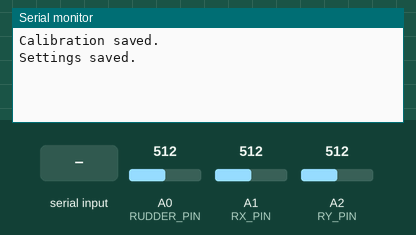
Simulated run of this sketch. Board: SparkFun Pro Micro, built with avr-gcc and run on an emulated ATmega32U4. Parts: the last lines printed to the serial monitor. Inputs (shaded band) come from the test bench; at power-on: A0 (RUDDER_PIN) = 512, A1 (RX_PIN) = 512, A2 (RY_PIN) = 512. EEPROM starts erased; USB keyboard and mouse output is not drawn.

Above: at 1.3 s.
1.4 s: "CAL\n" received over Serial
At 1.59 s:
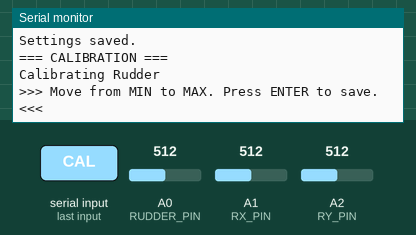
2.9 s: A0 (RUDDER_PIN) set to 716
At 3.09 s:
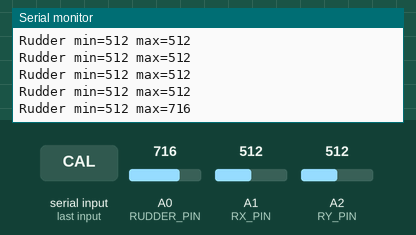
4.4 s: A0 (RUDDER_PIN) set to 900
At 4.6 s:
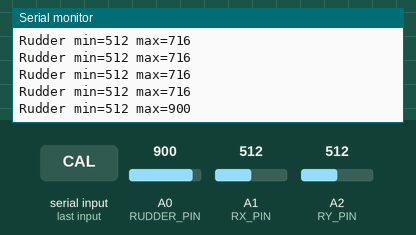
Timing chart, 0 to 7.4 s (numbered marks = the images above; inputs shaded):
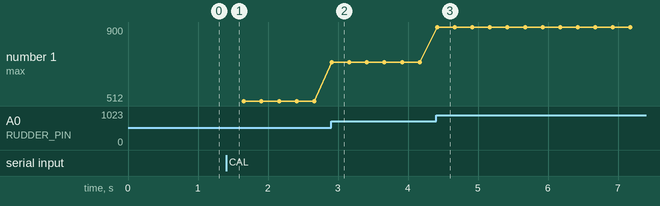

The sketch:

04_Rudder_Pedals.ino
```cpp
/***************************************
  HOTAS Rudder Pedals - Universal Firmware
  - Hardware: Arduino Pro Micro (ATmega32u4)
  - Sensors: Analog A0 (Rudder), A1 (Rx/Left Brake), A2 (Ry/Right Brake).
  - Resolution: +/- 16384.
  - Serial Interface: Calibration, Filters, Hysteresis, Inversions.
***************************************/

// Firmware version, shown by the STATUS command
#define FW_VERSION "2026.10"

#include <Joystick.h>
#include <EEPROM.h>

// -------------------- Hardware Config --------------------
#define SERIAL_BAUD 115200
const int RUDDER_PIN = A0;
const int RX_PIN     = A1;
const int RY_PIN     = A2;

// -------------------- Filters & Smoothing --------------------
float rudderFiltered = 0, rxFiltered = 0, ryFiltered = 0;
int last_rudder = 0, last_rx = 0, last_ry = 0;

// -------------------- Joystick HID --------------------
Joystick_ Joystick(JOYSTICK_DEFAULT_REPORT_ID, JOYSTICK_TYPE_JOYSTICK, 0, 0,
                   false, false, false,   // X, Y, Z
                   true,  true,  false,   // Rx, Ry, Rz
                   true,  false, false,   // Rudder, Throttle, Accelerator
                   false, false);         // Brake, Steering

// -------------------- Persistent Memory --------------------
struct RudderCalibration {
  uint16_t min[3]; // Rudder, Rx, Ry
  uint16_t max[3];
  uint16_t magic;
};

struct SystemSettings {
  uint16_t invRudder, invRx, invRy;
  float alpha1;               // Rudder filter
  float alpha2;               // Toe brakes filter
  uint16_t jitter_threshold;
  uint16_t magic;
};

RudderCalibration currentCalib;
SystemSettings sysSettings;

// Defaults based on old constraints
RudderCalibration defaultCalib = {{390, 453, 424}, {600, 521, 509}, 0xCAFE};
SystemSettings defaultSettings = {1, 1, 1, 0.30, 0.20, 15, 0x112C};

const int EEPROM_CALIB_ADDR = 0;
const int EEPROM_SETTINGS_ADDR = 50;

void saveCalibration() {
  currentCalib.magic = defaultCalib.magic;
  EEPROM.put(EEPROM_CALIB_ADDR, currentCalib);
  Serial.println("Calibration saved.");
}

void loadCalibration() {
  EEPROM.get(EEPROM_CALIB_ADDR, currentCalib);
  if (currentCalib.magic != defaultCalib.magic) {
    currentCalib = defaultCalib;
    saveCalibration();
  }
}

void saveSettings() {
  sysSettings.magic = defaultSettings.magic;
  EEPROM.put(EEPROM_SETTINGS_ADDR, sysSettings);
  Serial.println("Settings saved.");
}

void loadSettings() {
  EEPROM.get(EEPROM_SETTINGS_ADDR, sysSettings);
  if (sysSettings.magic != defaultSettings.magic) {
    sysSettings = defaultSettings;
    saveSettings();
  }
}

// -------------------- Utilities --------------------
int applyHysteresis(int current, int &last, int threshold) {
  if (abs(current - last) >= threshold) last = current;
  return last;
}

void applyAdaptiveEMA(long rawValue, float &filteredValue, float baseAlpha) {
  float diff = abs(rawValue - filteredValue);
  float dynAlpha = baseAlpha;

  if (diff < 32) dynAlpha = baseAlpha * 0.1;
  else if (diff > 256) dynAlpha = 0.85;

  filteredValue = dynAlpha * rawValue + (1.0 - dynAlpha) * filteredValue;
}

void printStatus() {
  Serial.println("\n=== RUDDER STATUS ===");
  Serial.print("Firmware: "); Serial.println(FW_VERSION);
  Serial.print("Filter 1 (Rudder) Alpha : "); Serial.println(sysSettings.alpha1);
  Serial.print("Filter 2 (Toe Brakes) Alpha: "); Serial.println(sysSettings.alpha2);
  Serial.print("Jitter Threshold : "); Serial.println(sysSettings.jitter_threshold);
  Serial.println("\n--- Inversions ---");
  Serial.print("Rudder: "); Serial.println(sysSettings.invRudder ? "INV" : "NORM");
  Serial.print("Rx (Left Toe) : "); Serial.println(sysSettings.invRx ? "INV" : "NORM");
  Serial.print("Ry (Right Toe): "); Serial.println(sysSettings.invRy ? "INV" : "NORM");
  Serial.println("=======================\n");
}

int readAxis(int axis) {
  if (axis == 0) return analogRead(RUDDER_PIN);
  if (axis == 1) return analogRead(RX_PIN);
  return analogRead(RY_PIN);
}

void calibrateAxis(const char* name, int idx) {
  Serial.print("Calibrating "); Serial.println(name);
  Serial.println(">>> Move from MIN to MAX. Press ENTER to save. <<<");
  int vmin = 1023, vmax = 0;
  unsigned long startTime = millis();

  while(Serial.available()) Serial.read();

  while (true) {
    int raw = readAxis(idx);
    if (raw < vmin) vmin = raw;
    if (raw > vmax) vmax = raw;

    if (millis() - startTime > 250) {
      Serial.print(name); Serial.print(" min="); Serial.print(vmin); Serial.print(" max="); Serial.println(vmax);
      startTime = millis();
    }

    if (Serial.available()) {
      String s = Serial.readStringUntil('\n');
      s.trim();
      if (s.length() == 0) {
        currentCalib.min[idx] = vmin;
        currentCalib.max[idx] = vmax;
        Serial.println("Saved."); delay(200); return;
      }
    }
  }
}

void runCalibration() {
  Serial.println("\n=== CALIBRATION ===");
  calibrateAxis("Rudder", 0);
  calibrateAxis("Rx (Left Toe)", 1);
  calibrateAxis("Ry (Right Toe)", 2);
  saveCalibration();
}

// -------------------- Setup & Loop --------------------
void setup() {
  Serial.begin(SERIAL_BAUD);

  Joystick.setRudderRange(-16384, 16384);
  Joystick.setRxAxisRange(-16384, 16384);
  Joystick.setRyAxisRange(-16384, 16384);
  Joystick.begin(false);

  loadCalibration();
  loadSettings();

  rudderFiltered = analogRead(RUDDER_PIN);
  rxFiltered = analogRead(RX_PIN);
  ryFiltered = analogRead(RY_PIN);
}

void loop() {
  if (Serial.available() > 0) {
    String cmd = Serial.readStringUntil('\n'); cmd.trim(); cmd.toUpperCase();

    if (cmd == "CAL") runCalibration();
    else if (cmd == "STATUS") printStatus();
    else if (cmd == "INV_RUDDER") { sysSettings.invRudder = !sysSettings.invRudder; saveSettings(); Serial.println("Rudder Inverted"); }
    else if (cmd == "INV_RX") { sysSettings.invRx = !sysSettings.invRx; saveSettings(); Serial.println("Rx Inverted"); }
    else if (cmd == "INV_RY") { sysSettings.invRy = !sysSettings.invRy; saveSettings(); Serial.println("Ry Inverted"); }
    else if (cmd.startsWith("FIL1 ")) { sysSettings.alpha1 = cmd.substring(5).toFloat(); saveSettings(); Serial.println("Alpha1 Updated"); }
    else if (cmd.startsWith("FIL2 ")) { sysSettings.alpha2 = cmd.substring(5).toFloat(); saveSettings(); Serial.println("Alpha2 Updated"); }
    else if (cmd.startsWith("JITTER ")) { sysSettings.jitter_threshold = cmd.substring(7).toInt(); saveSettings(); Serial.println("Jitter Updated"); }
  }

  // Rudder
  applyAdaptiveEMA(analogRead(RUDDER_PIN), rudderFiltered, sysSettings.alpha1);
  int rConst = constrain((int)rudderFiltered, currentCalib.min[0], currentCalib.max[0]);
  int rAxis = map(rConst, currentCalib.min[0], currentCalib.max[0], -16384, 16384);
  if (sysSettings.invRudder) rAxis *= -1;
  Joystick.setRudder(applyHysteresis(rAxis, last_rudder, sysSettings.jitter_threshold));

  // Left Brake
  applyAdaptiveEMA(analogRead(RX_PIN), rxFiltered, sysSettings.alpha2);
  int rxConst = constrain((int)rxFiltered, currentCalib.min[1], currentCalib.max[1]);
  int rxAxis = map(rxConst, currentCalib.min[1], currentCalib.max[1], -16384, 16384);
  if (sysSettings.invRx) rxAxis *= -1;
  Joystick.setRxAxis(applyHysteresis(rxAxis, last_rx, sysSettings.jitter_threshold));

  // Right Brake
  applyAdaptiveEMA(analogRead(RY_PIN), ryFiltered, sysSettings.alpha2);
  int ryConst = constrain((int)ryFiltered, currentCalib.min[2], currentCalib.max[2]);
  int ryAxis = map(ryConst, currentCalib.min[2], currentCalib.max[2], -16384, 16384);
  if (sysSettings.invRy) ryAxis *= -1;
  Joystick.setRyAxis(applyHysteresis(ryAxis, last_ry, sysSettings.jitter_threshold));

  Joystick.sendState();
  delay(5);
}
```

Measured:
- after the input at 1.4 s, the serial monitor: prints a new line at once (image 1)
- after the input at 2.9 s, the serial monitor: prints a new line at once (image 2)
- after the input at 4.4 s, the serial monitor: prints a new line at once (image 3)
- plotted number 1: 512 → 716 after the input at 2.9 s, 716 → 900 after the input at 4.4 s
